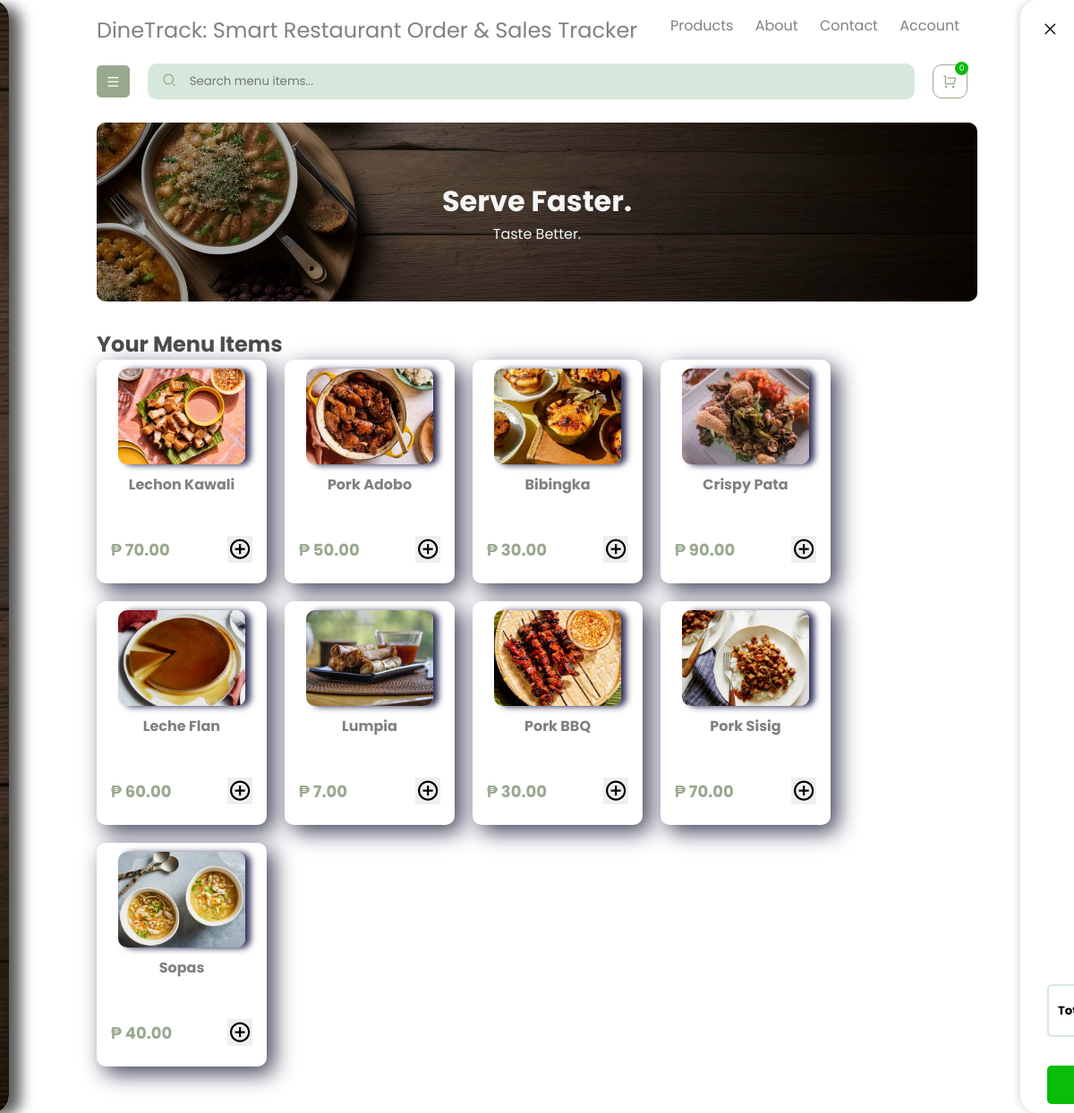
The app's page /home.php with its own data.
### tables this page shows
CREATE TABLE IF NOT EXISTS Menu_Items (
  Item_ID INT UNSIGNED NOT NULL AUTO_INCREMENT,
  Item_Name VARCHAR(100) NOT NULL,
  Price DECIMAL(10,2) NOT NULL,
  Image_Path VARCHAR(255) NOT NULL,
  stock_quantity INT NOT NULL DEFAULT 20,
  is_available TINYINT(1) NOT NULL DEFAULT 1,
  created_at TIMESTAMP NOT NULL DEFAULT CURRENT_TIMESTAMP,
  updated_at TIMESTAMP NOT NULL DEFAULT CURRENT_TIMESTAMP ON UPDATE CURRENT_TIMESTAMP,
  PRIMARY KEY (Item_ID)
);

### cart.php (called while the page is built, shortened)
<?php
class Cart {
    private $conn;
    private $session_id;
    public function __construct($conn) {
        $this->conn = $conn;
        $this->session_id = session_id();
        if (!$this->tableExists('Cart')) {
            error_log("Cart table check failed. Available tables: " . print_r($this->getAllTables(), true));
            throw new Exception("Cart table does not exist in database");
        }
    }
    public function getCartCount() {
        try {
            $sql = "SELECT COALESCE(SUM(Quantity), 0) as count FROM Cart WHERE Session_ID = ?";
            $stmt = $this->conn->prepare($sql);
            $stmt->bind_param("s", $this->session_id);
            if (!$stmt->execute()) {
                throw new Exception("Execute failed: " . $stmt->error);
            }
            $result = $stmt->get_result();
            $row = $result->fetch_assoc();
            return (int)$row['count'];
        } catch (Exception $e) {
            error_log("getCartCount Error: " . $e->getMessage());
            return 0;
        }
    }
    private function tableExists($table) {
        try {
            $result = $this->conn->query("SHOW TABLES LIKE '$table'");
            return $result->num_rows > 0;
        } catch (Exception $e) {
            error_log("tableExists Error: " . $e->getMessage());
            return false;
        }
    }
}
?>

### home.php (the view, shortened to what this page needs)
<?php
require_once 'db_connection.php';
require_once 'cart.php';
$cart = new Cart($conn);
$cart_count = $cart->getCartCount();
?>
<!DOCTYPE html>
<html lang="en">
<head>
    <link rel="stylesheet" href="./home.css">
     <link
    href="https://cdn.jsdelivr.net/npm/remixicon@4.5.0/fonts/remixicon.css"
    rel="stylesheet"/>
    <link rel="stylesheet" href="https://cdnjs.cloudflare.com/ajax/libs/font-awesome/6.7.2/css/all.min.css"/>
</head>
<body>
    <div class="header">
        <nav>
            <h2 class="title">DineTrack: Smart Restaurant Order & Sales Tracker</h2>
            <ul>
                <li><a href="navbars/products.html">Products</a></li>
                <li><a href="navbars/about.html">About</a></li>
                <li><a href="navbars/contact.html">Contact</a></li>
                <li><a href="navbars/account.php">Account</a></li>
            </ul>
        </nav>
        <div class="header-menu">
            <label for="menu-lists">
                <i class="ri-menu-line" id="menu"></i>
            </label>
            <div class="search-box">
                <i class="ri-search-2-line"></i>
                <input type="text" name="search" placeholder="Search menu items..." autocomplete="off">
            </div>
            <div class="cart-icon">
                <label for="sidebar-active">
                    <i class="ri-shopping-cart-line" id="mainCart"></i>
                    </label>
                <span><?php echo $cart_count; ?></span>
            </div>
        </div>
    </div>
    <div class="cover">
        <div class="cover-overlay">
            <h1>Serve Faster.</h1>
            <span>Taste Better.</span>
        </div>
    </div>
    <?php
$items = $conn->query(
    "SELECT Item_ID, Item_Name, Price, Image_Path
       FROM Menu_Items
      WHERE is_available = 1"
);
?>
<h2 class="menuLabel">Your Menu Items</h2>
<div class="container">
  <div class="card-lists">
<?php while ($row = $items->fetch_assoc()): ?>
    <div class="card">
      <img src="<?php echo htmlspecialchars($row['Image_Path']); ?>"
           alt="<?php echo htmlspecialchars($row['Item_Name']); ?>">
      <h4 class="food-name"><?php echo htmlspecialchars($row['Item_Name']); ?></h4>
      <br>
      <div class="card-price">
        <div class="price">&#8369; <?php echo number_format($row['Price'], 2); ?></div>
        <form class="add-to-cart-form" method="POST" action="">
          <button type="submit" class="add-to-cart">
            <i class="ri-add-circle-line fa-2x"></i>
          </button>
        </form>
      </div>
    </div>
<?php endwhile; ?>
  </div>
</div>
    <nav>
        <div class="links-container">
            <label for="sidebar-active">
                <i class="ri-close-large-fill"></i>
            </label>
            <div class="cart-items">
</div>
<div class="sidebar-details">
    <div class="total-amount">
        <h5>Total</h5>
    </div>
    <div>
        <form method="POST" action="checkout.php">
            <button type="submit" class="checkout-btn">Checkout</button>
        </form>
    </div>
</div>
        <div class="container-menu">
        </div>
</body>
</html>

### home.css (style rules this page uses)
:root { --font-family: 'Poppins', sans-serif; --primary-color: #99a98f; --text-color: gray; --decent-color: #d6e8db; --secondary-color: #09bd09; }
* { margin: 0; padding: 0; border: none; outline: none; text-decoration: none; box-sizing: border-box; font-family: var(--font-family); }
body { background: white; padding: 0 9%; }
nav { display: flex; justify-content: space-between; margin-bottom: 20px; }
.title { display: inline-block; font-family: var(--font-family); font-weight: 400; color: var(--text-color); }
nav ul { display: inline-block; list-style-type: none; }
nav ul li { display: inline-block; margin-right: 20px; }
.header { padding: 1rem 0; }
.header-menu { display: flex; justify-content: space-between; align-items: center; gap: 20px; }
#menu { color: white; background: var(--primary-color); padding: 10px; border-radius: 5px; cursor: pointer; }
a { text-decoration: none; color: gray; }
.search-box { background: var(--decent-color); border-radius: 10px; padding: 0 1rem; flex: 1; align-items: center; transition: 0.3s; }
.search-box i { color: var(--primary-color); }
.search-box input { background: transparent; padding: 10px; width: 80%; }
#mainCart { background: transparent !important; border: 1px solid var(--primary-color); color: var(--primary-color); padding: 10px; border-radius: 10px; cursor: pointer; }
.cart-icon { position: relative; width: 50px; padding-right: 10px; }
.cart-icon span { background: var(--secondary-color); color: white; border-radius: 50%; height: 15px; width: 15px; font-size: 9px; display: flex; justify-content: center; align-items: center; position: absolute; bottom: 20px; left: 25px; }
.cover { background-image: url("./img/photo2.jpg"); background-size: cover; height: 25vh; background-position: center; margin-top: 10px; border-radius: 10px; }
.cover-overlay { color: whitesmoke; height: 100%; background-color: rgba(0, 0, 0, 0.3); display: flex; justify-content: center; align-items: center; flex-direction: column; border-radius: 10px; }
.menuLabel { padding-top: 30px; padding-bottom: 0px; color: rgba(0, 0, 0, 0.7); }
.card-lists { display: flex; gap: 20px; flex-wrap: wrap; margin-bottom: 2rem; }
.card { width: 190px; display: flex; align-items: center; flex-direction: column; gap: 10px; padding: 10px 1rem; border-radius: 10px; background: white; box-shadow: 8px 8px 24px 0px rgba(66, 68, 90, 1); text-align: center; color: var(--text-color); min-height: 250px; }
.card img { width: 90%; }
.card-price { display: flex; align-items: center; width: 100%; justify-content: space-between; }
.card-price .price { color: var(--primary-color); font-size: large; font-weight: 700; }
.card img { border-radius: 10px; box-shadow: 6px 1px 7px 0px rgba(50, 50, 90, 1); transition-duration: 0.5s; }
.links-container { width: 300px; height: 100%; position: fixed; background-color: white; top: 0; right: -20%; border-top-left-radius: 20px; border-bottom-left-radius: 20px; padding: 20px; z-index: 1000; flex-direction: column; box-shadow: -4px 0 6px rgba(0, 0, 0, 0.1); transition: 0.3s ease-in-out; }
.cart-items { display: flex; flex-direction: column; gap: 10px; margin-top: 1rem; }
.sidebar-details { position: absolute; bottom: 10px; width: 88%; padding: 0 10px; box-sizing: border-box; }
.total-amount { display: flex; justify-content: space-between; align-items: center; border: 2px solid var(--decent-color); border-radius: 5px; padding: 15px 10px; width: 100%; }
.total-amount h5 { margin: 0; flex: 1; min-width: 60px; }
.checkout-btn { width: 100%; margin-top: 2rem; background-color: var(--secondary-color); color: white; padding: 10px; border-radius: 5px; cursor: pointer; font-size: 15px; }
.ri-close-large-fill { padding: 5px; border-radius: 5px; transition: 0.3s; }
.container-menu { width: 250px; height: 100%; position: fixed; background-image: url('/img/photo2.jpg'); background-position: 60% 50%; background-size: cover; top: 0; left: -20%; border-top-right-radius: 20px; border-bottom-right-radius: 20px; padding: 20px; flex-direction: column; box-shadow: 15px 5px 15px -2px rgba(0,0,0,0.65); transition: 0.3s; }

### records on screen
menu_items: Image_Path (picture), Item_Name "Lechon Kawali", Price "70.00"
menu_items: Image_Path (picture), Item_Name "Pork Adobo", Price "50.00"
menu_items: Image_Path (picture), Item_Name "Bibingka", Price "30.00"
menu_items: Image_Path (picture), Item_Name "Crispy Pata", Price "90.00"
menu_items: Image_Path (picture), Item_Name "Leche Flan", Price "60.00"
menu_items: Image_Path (picture), Item_Name "Lumpia", Price "7.00"
menu_items: Image_Path (picture), Item_Name "Pork BBQ", Price "30.00"
menu_items: Image_Path (picture), Item_Name "Pork Sisig", Price "70.00"
menu_items: Image_Path (picture), Item_Name "Sopas", Price "40.00"

### other values on screen
$cart_count "0"
